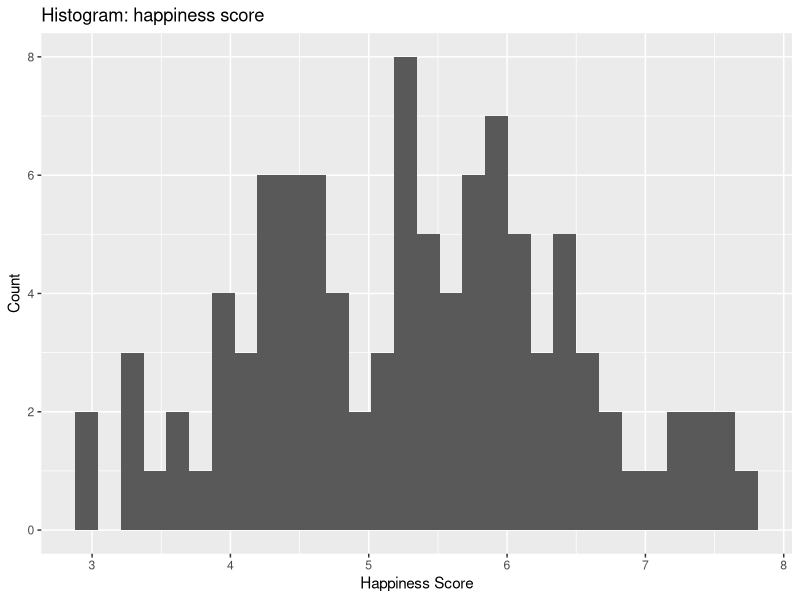
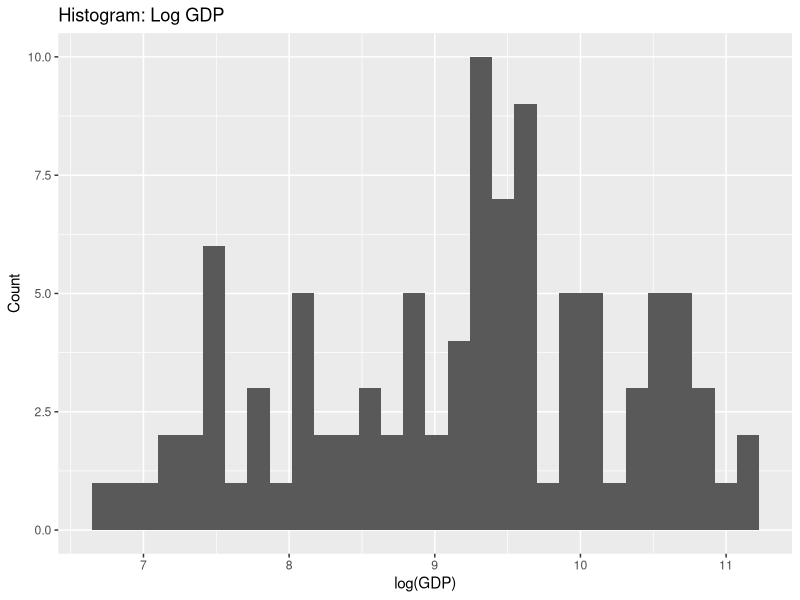
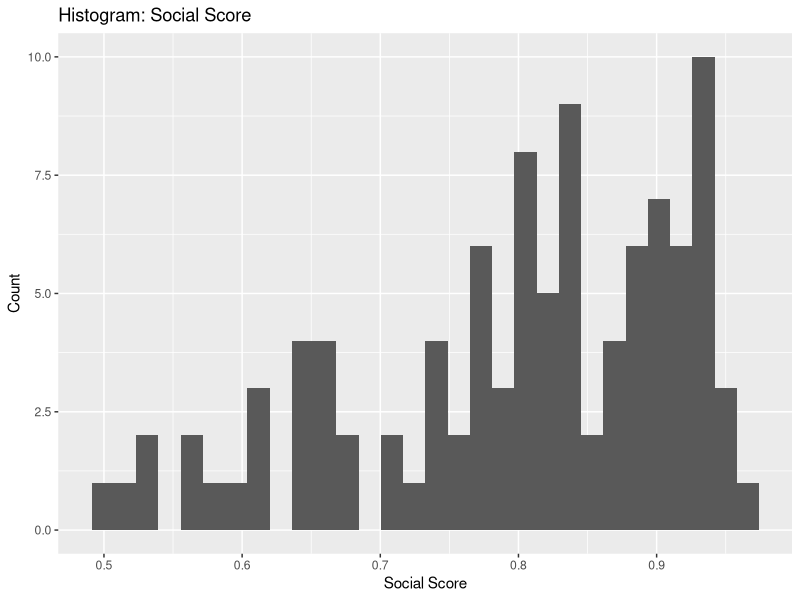
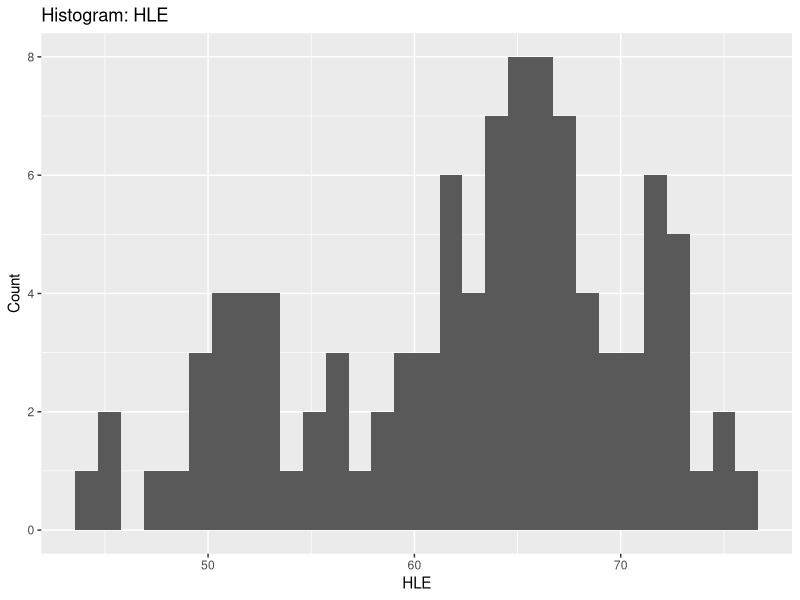
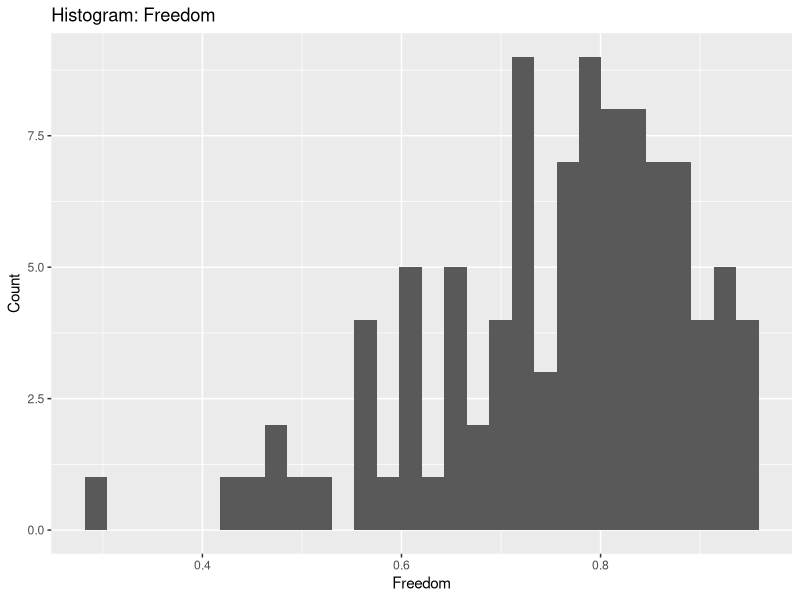
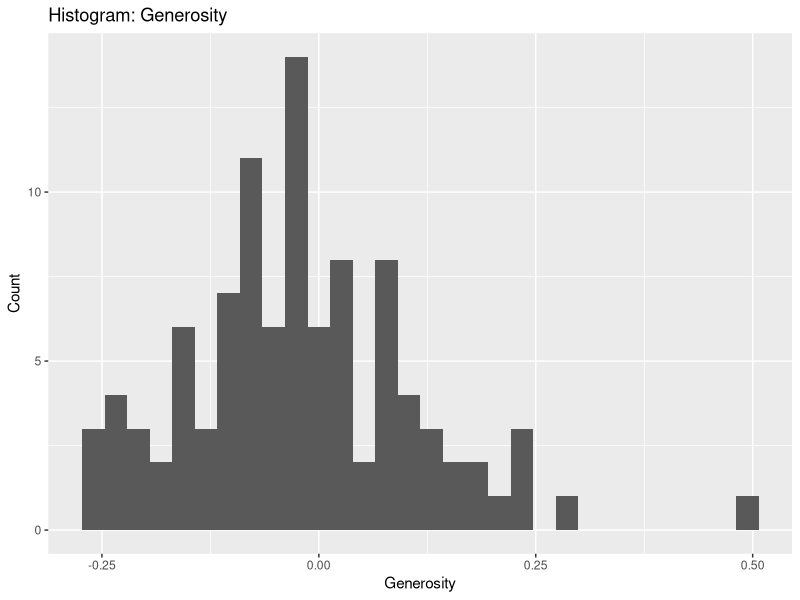
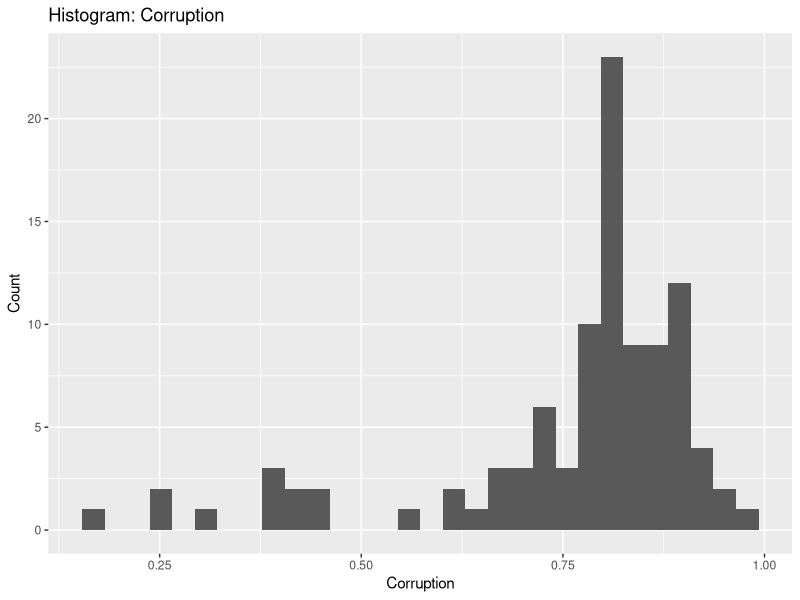
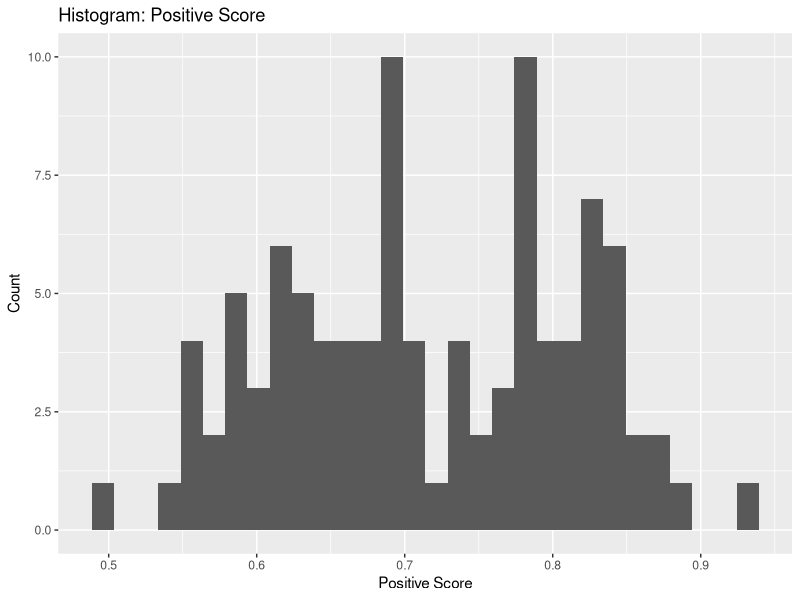

The R script that drew these images, in order:
# World Happiness report of 2017

# required package
library(dplyr)
library(ggplot2)

# set directory
setwd("~/Desktop/1EE/STA437 2020winter/Final Project STA437") # should be changed

# import data
happiness_dt <- read.csv('happiness2017.csv')

# delete variable 'country'
# happiness_dt <- happiness_dt %>% select(-c(country))

# Data manipulation and summary

## set seed for reproducibility
set.seed(1234) # should be changed

## random sampling 100 obs from original data
dt <- sample_n(happiness_dt, 100)
# dt <- dt[sample(nrow(happiness_dt),100),]

## Exploratory data analysis (EDA)

### distribution of happiness score (dependent variable)
ggplot(dt, aes(x = Ladder)) + geom_histogram() + labs(x = "Happiness Score", y = 'Count', title = 'Histogram: happiness score')

### distribution of log(GDP) (independent variable) with 5 NA's
# check country without GDP
dt$country[is.na(dt$LogGDP)]
# Impute NA's with median (should use sth else) make a resonable guess
dt$LogGDP[is.na(dt$LogGDP)] <- median(dt$LogGDP, na.rm = T)
# quantile(dt$LogGDP, 0.25, na.rm = T)
ggplot(dt, aes(x = LogGDP)) + geom_histogram() + labs(x = "log(GDP)", y = 'Count', title = 'Histogram: Log GDP')

### distribution of social score (independent variable) not normal
ggplot(dt, aes(x = Social)) + geom_histogram() + labs(x = "Social Score", y = 'Count', title = 'Histogram: Social Score')

### distribution of HLE (independent variable) bimodel with 1 NA
# check country without HLE
dt$country[is.na(dt$HLE)]
# Impute NA's with median (should use sth else) make a resonable guess
dt$HLE[is.na(dt$HLE)] <- median(dt$HLE, na.rm = T)
ggplot(dt, aes(x = HLE)) + geom_histogram() + labs(x = "HLE", y = 'Count', title = 'Histogram: HLE')

### distribution of Freedom (independent variable) not normal with 3 NA's
# check country without freedom
dt$country[is.na(dt$Freedom)]
# Impute NA's with median (should use sth else) make a resonable guess
dt$Freedom[is.na(dt$Freedom)] <- median(dt$Freedom, na.rm = T)
ggplot(dt, aes(x = Freedom)) + geom_histogram() + labs(x = "Freedom", y = 'Count', title = 'Histogram: Freedom')
# check possible outlier
dt$country[dt$Freedom == min(dt$Freedom)] # cannot be removed

### distribution of Generosity (independent variable) with 7 NA's
# check country without Generosity
dt$country[is.na(dt$Generosity)]
# Impute NA's with median (should use sth else) make a resonable guess
dt$Generosity[is.na(dt$Generosity)] <- median(dt$Generosity, na.rm = T)
ggplot(dt, aes(x = Generosity)) + geom_histogram() + labs(x = "Generosity", y = 'Count', title = 'Histogram: Generosity')
# check possible outlier
dt$country[dt$Generosity == max(dt$Generosity)] # cannot be removed???Indonesia

### distribution of Corruption (independent variable) left skewed with 9 NA's
# check country without Corruption
dt$country[is.na(dt$Corruption)]
# Impute NA's with median (should use sth else) make a resonable guess
dt$Corruption[is.na(dt$Corruption)] <- median(dt$Corruption, na.rm = T)
ggplot(dt, aes(x = Corruption)) + geom_histogram() + labs(x = "Corruption", y = 'Count', title = 'Histogram: Corruption')
# check possible outlier
dt$country[dt$Corruption == min(dt$Corruption)] # cannot be removed

### distribution of Positive Score (independent variable) bimodel
ggplot(dt, aes(x = Positive)) + geom_histogram() + labs(x = "Positive Score", y = 'Count', title = 'Histogram: Positive Score')

### distribution of Negative Score (independent variable) right skewed
ggplot(dt, aes(x = Negative)) + geom_histogram() + labs(x = "Negative Score", y = 'Count', title = 'Histogram: Negative Score')

### distribution of Gini score of income (independent variable) 2 NA's
# check country without gini
dt$country[is.na(dt$gini)]
# Impute NA's with median (should use sth else) make a resonable guess
dt$gini[is.na(dt$gini)] <- median(dt$gini, na.rm = T)
ggplot(dt, aes(x = gini)) + geom_histogram() + labs(x = "Gini of income", y = 'Count', title = 'Histogram: Gini of income')
